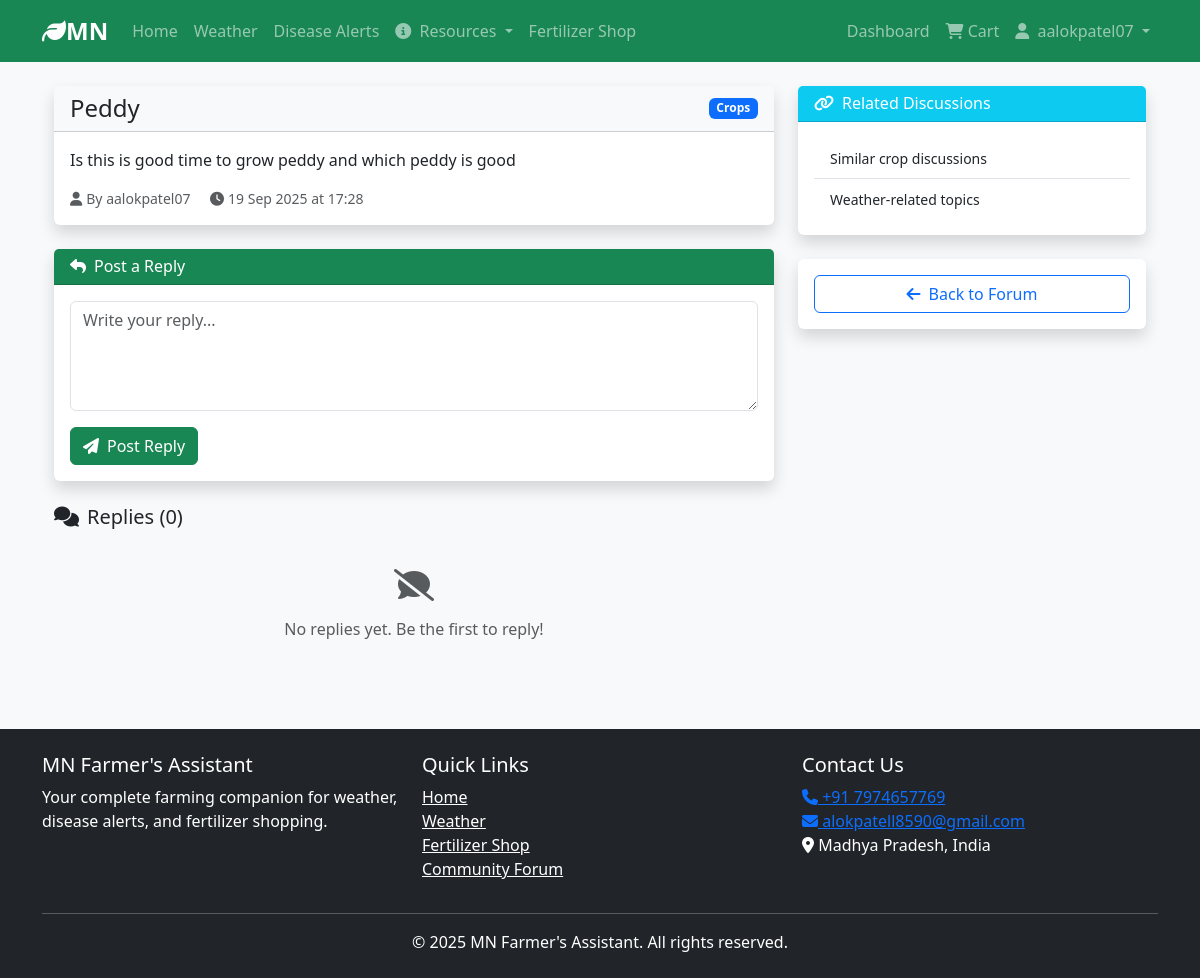
The app's page /forum/post/1 (signed in) with its own data.
### app.py (models this page shows)
class User(UserMixin, db.Model):
    id = db.Column(db.Integer, primary_key=True)
    username = db.Column(db.String(80), unique=True, nullable=False)
    email = db.Column(db.String(120), unique=True, nullable=False)
    password = db.Column(db.String(200), nullable=False)
    created_at = db.Column(db.DateTime, default=datetime.utcnow)
    farm_location = db.Column(db.String(200))
    farm_size = db.Column(db.Float)
    crops = db.Column(db.String(300))
    phone = db.Column(db.String(20))
    language = db.Column(db.String(10), default='en')  # 'en' or 'hi'
    soil_type = db.Column(db.String(50))
    subscription = db.Column(db.Boolean, default=False)  # Weather alerts subscription
    orders = db.relationship('Order', backref='user_ref', lazy=True)
    posts = db.relationship('ForumPost', backref='author', lazy=True)
    comments = db.relationship('ForumComment', backref='author', lazy=True)

class ForumPost(db.Model):
    id = db.Column(db.Integer, primary_key=True)
    title = db.Column(db.String(200), nullable=False)
    content = db.Column(db.Text, nullable=False)
    date_posted = db.Column(db.DateTime, default=datetime.utcnow)
    user_id = db.Column(db.Integer, db.ForeignKey('user.id'), nullable=False)
    category = db.Column(db.String(50), default='General')
    comments = db.relationship('ForumComment', backref='post', lazy=True)

### app.py (the view)
@app.route('/forum/post/<int:post_id>')
@login_required
def forum_post(post_id):
    post = ForumPost.query.get_or_404(post_id)
    return render_template('forum_post.html', post=post)

### app.py (called while the page is built)
@app.context_processor
def utility_processor():
    import datetime
    return {
        'now': datetime.datetime.utcnow,
        'current_time': lambda fmt='%d %B, %Y': datetime.datetime.utcnow().strftime(fmt)
    }

@login_manager.user_loader
def load_user(user_id):
    return User.query.get(int(user_id))

### templates/forum_post.html
{% extends "base.html" %}
{% block content %}
<div class="container mt-4">
    <div class="row">
        <div class="col-md-8">
            <div class="card mb-4">
                <div class="card-header bg-light">
                    <div class="d-flex justify-content-between align-items-center">
                        <h4 class="card-title mb-0">{{ post.title }}</h4>
                        <span class="badge bg-primary">{{ post.category|title }}</span>
                    </div>
                </div>
                <div class="card-body">
                    <p class="card-text">{{ post.content }}</p>
                    <div class="d-flex justify-content-between align-items-center mt-3">
                        <small class="text-muted">
                            <i class="fas fa-user me-1"></i>By {{ post.author.username }}
                            <i class="fas fa-clock ms-3 me-1"></i>{{ post.date_posted.strftime('%d %b %Y at %H:%M') }}
                        </small>
                    </div>
                </div>
            </div>
            <div class="card mb-4">
                <div class="card-header bg-success text-white">
                    <h6 class="card-title mb-0">
                        <i class="fas fa-reply me-2"></i>Post a Reply
                    </h6>
                </div>
                <div class="card-body">
                    <form method="POST" action="{{ url_for('add_comment', post_id=post.id) }}">
                        <div class="mb-3">
                            <textarea class="form-control" id="content" name="content"
                                      rows="4" placeholder="Write your reply..." required></textarea>
                        </div>
                        <button type="submit" class="btn btn-success">
                            <i class="fas fa-paper-plane me-2"></i>Post Reply
                        </button>
                    </form>
                </div>
            </div>
            <h5 class="mb-3">
                <i class="fas fa-comments me-2"></i>Replies ({{ post.comments|length }})
            </h5>
            {% if post.comments %}
                {% for comment in post.comments %}
                <div class="card mb-3">
                    <div class="card-body">
                        <p class="card-text">{{ comment.content }}</p>
                        <div class="d-flex justify-content-between align-items-center">
                            <small class="text-muted">
                                <i class="fas fa-user me-1"></i>By {{ comment.author.username }}
                                <i class="fas fa-clock ms-3 me-1"></i>{{ comment.date_posted.strftime('%d %b %Y at %H:%M') }}
                            </small>
                        </div>
                    </div>
                </div>
                {% endfor %}
            {% else %}
                <div class="text-center py-4">
                    <i class="fas fa-comment-slash fa-2x text-muted mb-3"></i>
                    <p class="text-muted">No replies yet. Be the first to reply!</p>
                </div>
            {% endif %}
        </div>
        <div class="col-md-4">
            <div class="card mb-4">
                <div class="card-header bg-info text-white">
                    <h6 class="card-title mb-0">
                        <i class="fas fa-link me-2"></i>Related Discussions
                    </h6>
                </div>
                <div class="card-body">
                    <div class="list-group list-group-flush">
                        <a href="#" class="list-group-item list-group-item-action">
                            <small>Similar crop discussions</small>
                        </a>
                        <a href="#" class="list-group-item list-group-item-action">
                            <small>Weather-related topics</small>
                        </a>
                    </div>
                </div>
            </div>
            <div class="card">
                <div class="card-body text-center">
                    <a href="{{ url_for('forum') }}" class="btn btn-outline-primary w-100">
                        <i class="fas fa-arrow-left me-2"></i>Back to Forum
                    </a>
                </div>
            </div>
        </div>
    </div>
</div>
{% endblock %}

### templates/base.html (shortened to what this page needs)
<!DOCTYPE html>
<html lang="en">
<head>
    <link href="https://cdn.jsdelivr.net/npm/bootstrap@5.3.0/dist/css/bootstrap.min.css" rel="stylesheet">
    <link rel="stylesheet" href="https://cdnjs.cloudflare.com/ajax/libs/font-awesome/6.4.0/css/all.min.css">
    <link rel="stylesheet" href="{{ url_for('static', filename='css/style.css') }}">
</head>
<body>
    <nav class="navbar navbar-expand-lg navbar-dark bg-success">
        <div class="container">
            <a class="navbar-brand" href="{{ url_for('index') }}">
                <i class="fas fa-leaf"></i>MN
            </a>
            <div class="collapse navbar-collapse" id="navbarNav">
                <ul class="navbar-nav me-auto">
                    <li class="nav-item">
                        <a class="nav-link" href="{{ url_for('index') }}">Home</a>
                    </li>
                    <li class="nav-item">
                        <a class="nav-link" href="{{ url_for('weather') }}">Weather</a>
                    </li>
                    <li class="nav-item">
                        <a class="nav-link" href="{{ url_for('diseases') }}">Disease Alerts</a>
                    </li>
                    <li class="nav-item dropdown">
                        <a class="nav-link dropdown-toggle" href="#" role="button" data-bs-toggle="dropdown">
                            <i class="fas fa-info-circle me-1"></i> Resources
                        </a>
                    </li>
                    <li class="nav-item">
                        <a class="nav-link" href="{{ url_for('shop') }}">Fertilizer Shop</a>
                    </li>
                </ul>
                <ul class="navbar-nav">
                    {% if current_user.is_authenticated %}
                    <li class="nav-item">
                        <a class="nav-link" href="{{ url_for('dashboard') }}">Dashboard</a>
                    </li>
                    <li class="nav-item">
                        <a class="nav-link" href="{{ url_for('cart') }}">
                            <i class="fas fa-shopping-cart"></i> Cart
                            {% set cart_count = namespace(value=0) %}
                            {% for item in current_user.orders if item.status == 'Cart' %}
                                {% set cart_count.value = cart_count.value + item.quantity %}
                            {% endfor %}
                        </a>
                    </li>
                    <li class="nav-item dropdown">
                        <a class="nav-link dropdown-toggle" href="#" role="button" data-bs-toggle="dropdown">
                            <i class="fas fa-user me-1"></i> {{ current_user.username }}
                        </a>
                    </li>
                    {% endif %}
                </ul>
            </div>
        </div>
    </nav>
    <div class="container mt-4">
        {% block content %}{% endblock %}
    </div>
    <footer class="bg-dark text-white mt-5 py-4">
        <div class="container">
            <div class="row">
                <div class="col-md-4">
                    <h5>MN Farmer's Assistant</h5>
                    <p>Your complete farming companion for weather, disease alerts, and fertilizer shopping.</p>
                </div>
                <div class="col-md-4">
                    <h5>Quick Links</h5>
                    <ul class="list-unstyled">
                        <li><a href="{{ url_for('index') }}" class="text-white">Home</a></li>
                        <li><a href="{{ url_for('weather') }}" class="text-white">Weather</a></li>
                        <li><a href="{{ url_for('shop') }}" class="text-white">Fertilizer Shop</a></li>
                        <li><a href="{{ url_for('forum') }}" class="text-white">Community Forum</a></li>
                    </ul>
                </div>
                <div class="col-md-4">
                    <h5>Contact Us</h5>
                    <a href="tel:+917974657769"><i class="fas fa-phone"></i> +91 7974657769</a><br>
                    <a href="mailto:alokpatell07@gmail.com"><i class="fas fa-envelope"></i> alokpatell8590@gmail.com</a>
                    <p><i class="fas fa-map-marker-alt"></i> Madhya Pradesh, India</p>
                </div>
            </div>
            <hr>
            <p class="text-center mb-0">© 2025 MN Farmer's Assistant. All rights reserved.</p>
        </div>
    </footer>
</body>
</html>

### static/css/style.css (style rules this page uses)
body { background-color: #f8f9fa; font-family: 'Segoe UI', Tahoma, Geneva, Verdana, sans-serif; }
.card { box-shadow: 0 0.5rem 1rem rgba(0, 0, 0, 0.15); border: none; transition: transform 0.3s; }
.navbar-brand { font-weight: bold; font-size: 1.5rem; }

### records on screen
User: username "aalokpatel07", author.username "aalokpatel07"
ForumPost: title "Peddy", category "Crops", content "Is this is good time to grow peddy and which peddy is good", date_posted "19 Sep 2025 at 17:28"

### other values on screen
{{ post.comments|length }} "0"
